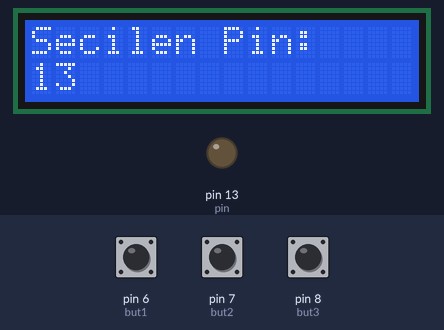
Bench run of a sketch on a simulated Arduino Uno, built with avr-gcc and run on an emulated ATmega328P. Parts: 16×2 character LCD, output pins drawn as LEDs (lit = HIGH). Dashed ring = blinking. The test bench sets the inputs (shaded band); at power-on: pin 7 (but2) LOW, pin 6 (but1) LOW, pin 8 (but3) LOW. What the sketch prints to the serial monitor is not drawn.

Above: at 1.2 s.
1.3 s: pin 7 (but2) pulled HIGH for 0.15 s
At 2.3 s:
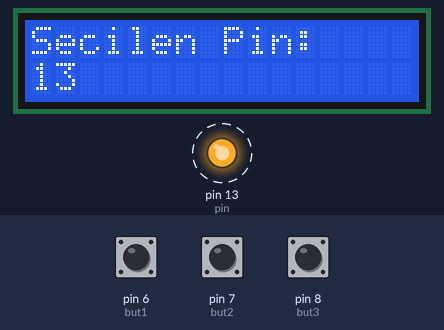
At 4.6 s:
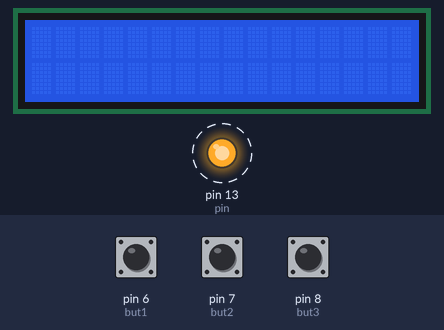
Timing chart, 0 to 13.4 s (numbered marks = the images above; inputs shaded):
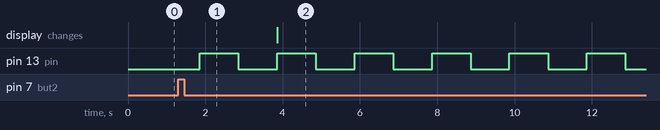

Measured:
- after the input at 1.3 s, pin 13 (pin): alternates HIGH for 1.0 s and LOW for 1.0 s, starting after 0.56 s

The sketch:

ArduOS.ino
```cpp
// v1.1 Yenilikler : Uzun basarak sonsuz döngüye kısa basarak 10 kere blink

/* ArduOS v1.1 beta by Ebubekir Dirican
 *
 * ArduOS Arduino üzerinde çalışabilir olarak tasarlanmış bir işletim sistemidir.
 * Şuanlık betadadır
 * Şuanlık yapabildikleri :
 * Seçtiğiniz bir pindeki LED'e "Blink" yaptırma
 *
 * Gerekenler :
 * 1 tane 16x2 LCD
 * 3 tane push buton
 * 1 tane LED
 */

const int but1 = 6, but2 = 7, but3 = 8; //Butonlar için pin
const int rs = 12, en = 11, d4 = 5, d5 = 4, d6 = 3, d7 = 2;  //LCD nin pinleri
int pin = 13; // LED pini için değişken
int blinkpin;

#include <LiquidCrystal.h>
#include <Arduino.h>

LiquidCrystal lcd(rs, en, d4, d5, d6, d7);

void setup() {
  lcd.begin(16, 2);
  pinMode(but1, INPUT);
  pinMode(but2, INPUT);
  pinMode(but3, INPUT);
  Serial.begin(9600);
  lcd.clear();
  lcd.setCursor(0,0);
  lcd.print("Secilen Pin:");
  lcd.setCursor(0,1);
  lcd.print(pin);
}

void loop() {
  lcd.setCursor(0,0);
  lcd.print("Secilen Pin:");
  lcd.setCursor(0,1);

  if(digitalRead(but1) == 1){
    delay(100);
    pin = pin - 1;
    lcd.clear();
    lcd.setCursor(0,0);
    lcd.print("Secilen Pin:");
    lcd.setCursor(0,1);
    lcd.print(pin);

  }
  else if(digitalRead(but3)== 1)
  {
    delay(100);
    pin = pin + 1;
    lcd.clear();
    lcd.setCursor(0,0);
    lcd.print("Secilen Pin:");
    lcd.setCursor(0,1);
    lcd.print(pin);
  }
  else if (digitalRead(but2) == 1)
  {
    delay(500);
   if (digitalRead(but2) == 1)
   {
     while (1)
     {
       digitalWrite(pin, 1);
       delay(1000);
       digitalWrite(pin, 0);
       delay(1000);
       lcd.clear();
       lcd.setCursor(0,0);
       lcd.print("Secilen Pin:");
       lcd.setCursor(0,1);
       lcd.print(pin);
       Serial.print(pin);
       Serial.println(" üzerinden blink işlemi başladı. Kodu kullandığınız için teşekkür ederiz. ArduOS by Ebubekir Dirican");
     }
   }
   else
   {
   lcd.clear();
   lcd.setCursor(0,0);
   lcd.print("Secilen Pin:");
   lcd.setCursor(0,1);
   lcd.print(pin);
   Serial.print(pin);
   Serial.println(" üzerinden blink işlemi başladı. Kodu kullandığınız için teşekkür ederiz. ArduOS by Ebubekir Dirican");
   for (int i = 0; i < 10; i++)
   {
     pinMode(pin, OUTPUT);
     digitalWrite(pin, 1);
     delay(1000);
     digitalWrite(pin, 0);
     delay(1000);
     lcd.clear();
   }
  }
 }
}
```

ArduOS.cpp
```cpp
// v1.1 Yenilikler : Uzun basarak sonsuz döngüye kısa basarak 10 kere blink

/* ArduOS v1.1 beta by Ebubekir Dirican
 *
 * ArduOS Arduino üzerinde çalışabilir olarak tasarlanmış bir işletim sistemidir.
 * Şuanlık betadadır
 * Şuanlık yapabildikleri :
 * Seçtiğiniz bir pindeki LED'e "Blink" yaptırma
 *
 * Gerekenler :
 * 1 tane 16x2 LCD
 * 3 tane push buton
 * 1 tane LED
 */

const int but1 = 6, but2 = 7, but3 = 8; //Butonlar için pin
const int rs = 12, en = 11, d4 = 5, d5 = 4, d6 = 3, d7 = 2;  //LCD nin pinleri
int pin = 13; // LED pini için değişken
int blinkpin;

#include <LiquidCrystal.h>
#include <Arduino.h>

LiquidCrystal lcd(rs, en, d4, d5, d6, d7);

void setup() {
  lcd.begin(16, 2);
  pinMode(but1, INPUT);
  pinMode(but2, INPUT);
  pinMode(but3, INPUT);
  Serial.begin(9600);
  lcd.clear();
  lcd.setCursor(0,0);
  lcd.print("Secilen Pin:");
  lcd.setCursor(0,1);
  lcd.print(pin);
}

void loop() {
  lcd.setCursor(0,0);
  lcd.print("Secilen Pin:");
  lcd.setCursor(0,1);

  if(digitalRead(but1) == 1){
    delay(100);
    pin = pin - 1;
    lcd.clear();
    lcd.setCursor(0,0);
    lcd.print("Secilen Pin:");
    lcd.setCursor(0,1);
    lcd.print(pin);

  }
  else if(digitalRead(but3)== 1)
  {
    delay(100);
    pin = pin + 1;
    lcd.clear();
    lcd.setCursor(0,0);
    lcd.print("Secilen Pin:");
    lcd.setCursor(0,1);
    lcd.print(pin);
  }
  else if (digitalRead(but2) == 1)
  {
    delay(500);
   if (digitalRead(but2) == 1)
   {
     while (1)
     {
       digitalWrite(pin, 1);
       delay(1000);
       digitalWrite(pin, 0);
       delay(1000);
       lcd.clear();
       lcd.setCursor(0,0);
       lcd.print("Secilen Pin:");
       lcd.setCursor(0,1);
       lcd.print(pin);
       Serial.print(pin);
       Serial.println(" üzerinden blink işlemi başladı. Kodu kullandığınız için teşekkür ederiz. ArduOS by Ebubekir Dirican");
     }
   }
   else
   {
   lcd.clear();
   lcd.setCursor(0,0);
   lcd.print("Secilen Pin:");
   lcd.setCursor(0,1);
   lcd.print(pin);
   Serial.print(pin);
   Serial.println(" üzerinden blink işlemi başladı. Kodu kullandığınız için teşekkür ederiz. ArduOS by Ebubekir Dirican");
   for (int i = 0; i < 10; i++)
   {
     pinMode(pin, OUTPUT);
     digitalWrite(pin, 1);
     delay(1000);
     digitalWrite(pin, 0);
     delay(1000);
     lcd.clear();
   }
  }
 }
}
```
